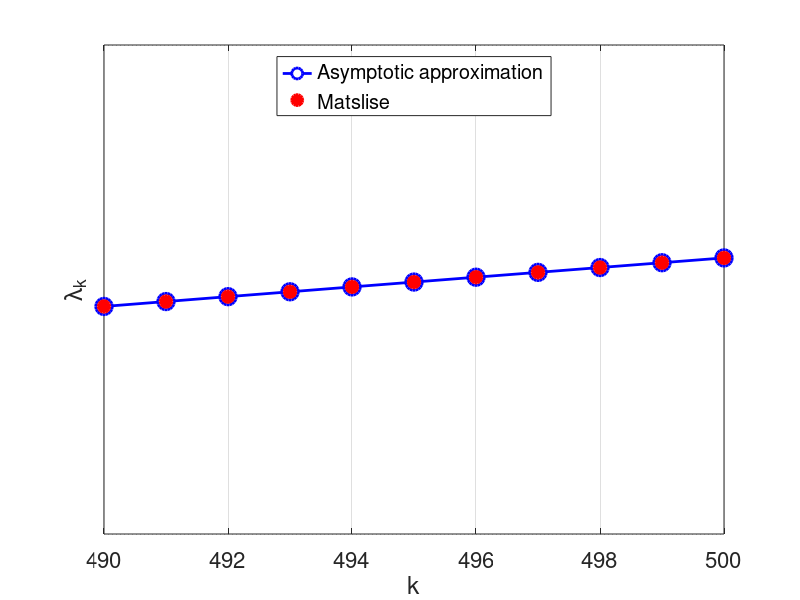

This figure's MATLAB source:
% ================================================
% Asymptotic approximation λ_k for Coffey-Evans equation (β = 30)
% Dirichlet: [-π/2, π/2] -> [0, π]
% ================================================

clear; clc; close all;

k = 490:500;

n = k + 1;                    

P1 = 450 * pi;
P2 = 305550 * pi;

% Asymptotic approximation
sqrt_lambda = n + (P1 ./ (2*pi*n)) + (1./(4*pi*n.^3)) .* (P2/2 - P1.^2 / pi);
lambda_asymp = sqrt_lambda .^ 2;

% Numeric values from Matslise
x = [490 491 492 493 494 495 496 497 498 499 500];
y = [241531.107, 242514.106, 243499.106, 244486.106, 245475.105, 246466.105, 247459.104, 248454.104, 249451.103, 250450.103 ,251451.103 ];

[~, idx] = ismember(x, k);
lambda_asymp_selected = lambda_asymp(idx);

% Plot
figure('Position',[100 100 950 620],'Color','white');
hold on; grid on; box on;

semilogy(k, lambda_asymp, 'b-', 'LineWidth', 2);
semilogy(x, lambda_asymp_selected, 'bo','MarkerSize', 12, 'LineWidth', 2,'MarkerFaceColor', 'w');
semilogy(x, y, 'ro', 'MarkerSize', 9, 'LineWidth', 1.5,'MarkerFaceColor', 'r');

ylim([200000 300000]); 

xlabel('k');
ylabel('\lambda_k');

h1 = plot(NaN, NaN, 'bo-', 'MarkerSize', 12, 'LineWidth', 2, 'MarkerFaceColor', 'w');
h2 = plot(NaN, NaN, 'ro', 'MarkerSize', 9, 'LineWidth', 2, 'MarkerFaceColor', 'r');


legend([h1 h2], ...
       {'Asymptotic approximation', 'Matslise'}, ...
       'Location', 'north','Box', 'on','FontSize',17);

set(gca, 'FontSize', 16);
set(gca, 'YMinorGrid', 'on');

print('-depsc','fix_ce_490_500.eps')
